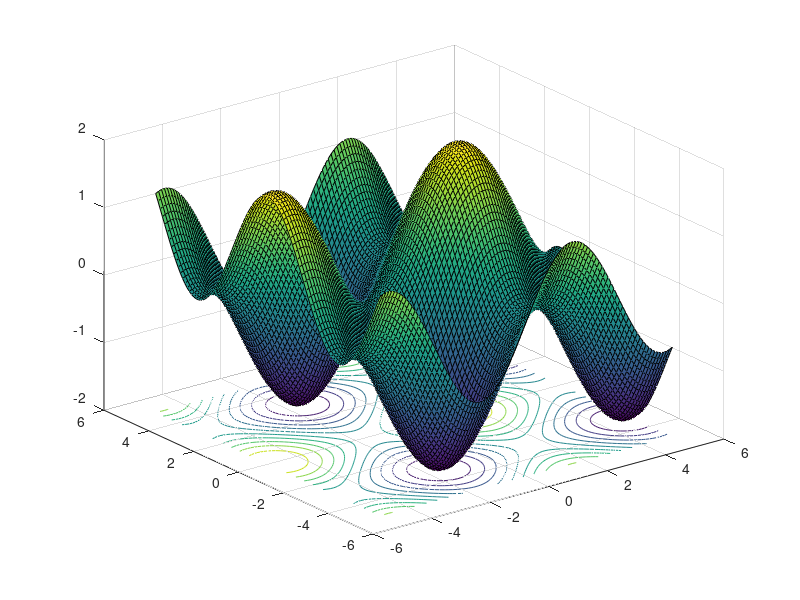

This figure's MATLAB source:
clear all;
close all;
clc;

x = -5:0.1:5;
y = -5:0.1:5;

xlen = length(x);
ylen = length(y);
for i = 1:xlen
    for j = 1:ylen
        f(i,j) = cos(x(i)) + sin(y(j));
    end;
end;

% contour(f);
% contourf(f);
surfc(x,y,f);

